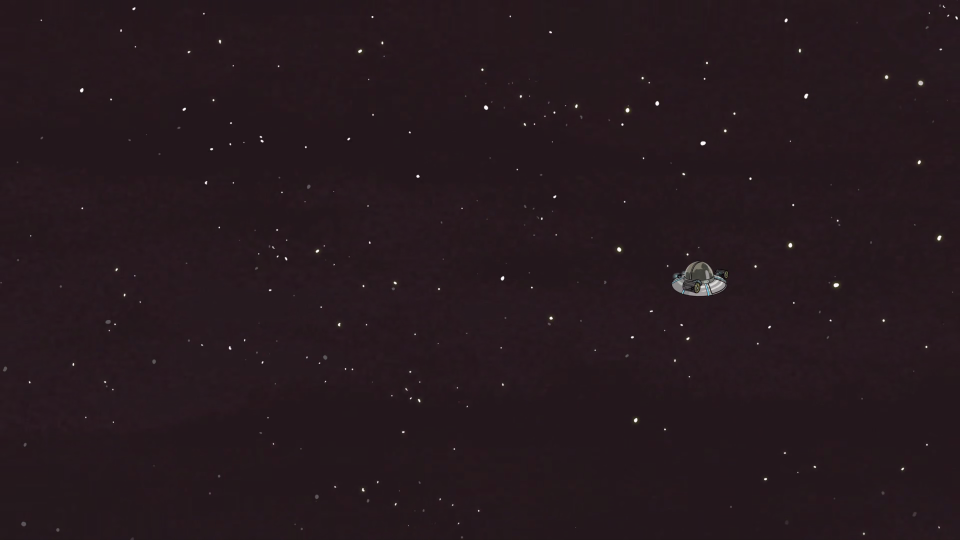
#> input picture OldTesting/reimp/ALL TESTING/zapis/1112.png, 1920 x 1080 px (shown at 1/2 size)
$ python -i phash.py   (imports and definitions only)   (older library calls are emulated)
#> lines starting #> are read from the running program, lines starting #| are printed output that depends on the picture
import bz2
import collections
import json
import multiprocessing
import pickle
import random
import sys

import PIL
import imagehash
import cv2
import numpy
import os
import psutil
from PIL import ImageFilter
import time


def process(frames):
    b20its = []
    for frame in frames:
        frame = PIL.Image.fromarray(frame)
        b20its.append(crop_resistant_hash(frame, hash_func=imagehash.phash))
    print("Done one task of {}".format(len(frames)))
    return b20its

def crop_resistant_hash(
        image,
        hash_func=None,
        limit_segments=None,
        segment_threshold=128,
        min_segment_size=500,
        segmentation_image_size=300
):
    if hash_func is None:
        hash_func = imagehash.phash

    orig_image = image.copy()
    # Convert to gray scale and resize
    image = image.convert("L").resize((segmentation_image_size, segmentation_image_size), PIL.Image.ANTIALIAS)
    # Add filters
    image = image.filter(ImageFilter.GaussianBlur()).filter(ImageFilter.MedianFilter())
    pixels = numpy.array(image).astype(numpy.float32)

    segments = imagehash._find_all_segments(pixels, segment_threshold, min_segment_size)

    # If there are no segments, have 1 segment including the whole image
    if not segments:
        full_image_segment = {(0, 0), (segmentation_image_size-1, segmentation_image_size-1)}
        segments.append(full_image_segment)

    # If segment limit is set, discard the smaller segments
    if limit_segments:
        segments = sorted(segments, key=lambda s: len(s), reverse=True)[:limit_segments]

    # Create bounding box for each segment
    hashes = []
    for segment in segments:
        orig_w, orig_h = orig_image.size
        scale_w = float(orig_w) / segmentation_image_size
        scale_h = float(orig_h) / segmentation_image_size
        min_y = min(coord[0] for coord in segment) * scale_h
        min_x = min(coord[1] for coord in segment) * scale_w
        max_y = (max(coord[0] for coord in segment)+1) * scale_h
        max_x = (max(coord[1] for coord in segment)+1) * scale_w
        # Compute robust hash for each bounding box
        bounding_box = orig_image.crop((min_x, min_y, max_x, max_y))
        hashes.append(hash_func(bounding_box, hash_size=8))
    # [6 lines of commented-out code are left out]

    return imagehash.ImageMultiHash(hashes)


# [46 lines left out: function processfile, not called in this run]

# [4 lines not run here, left out]

>>> import cv2
>>> picture = cv2.imread('../reimp/ALL TESTING/zapis/1112.png')
#> picture is the input picture: shape (1080, 1920, 3); mean B, G, R 29.7, 24.7, 37.7
#> the loop in process, `for frame in frames:` made 1 pass
#> pass 1, in crop_resistant_hash, `image = image.convert("L").resize((segmentation_image_size, segmentati..`:
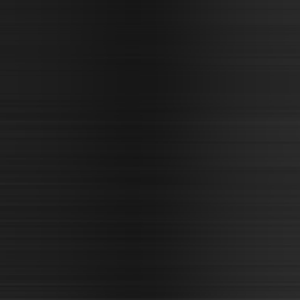
#> image: PIL image 300x300 L; min 21, max 50, mean 30.2
#> pass 1, in crop_resistant_hash, `pixels = numpy.array(image).astype(numpy.float32)`:
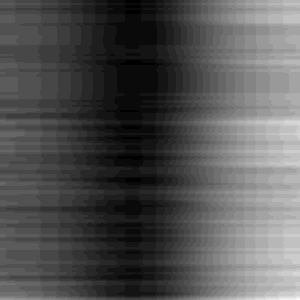
#> pixels: shape (300, 300) float32; min 22, max 47, mean 30.2; drawn with min black and max white
#> after the loop in process, `for frame in frames:`: b20its = []
#> (the run stopped early here; a loop or call above may not have finished)
